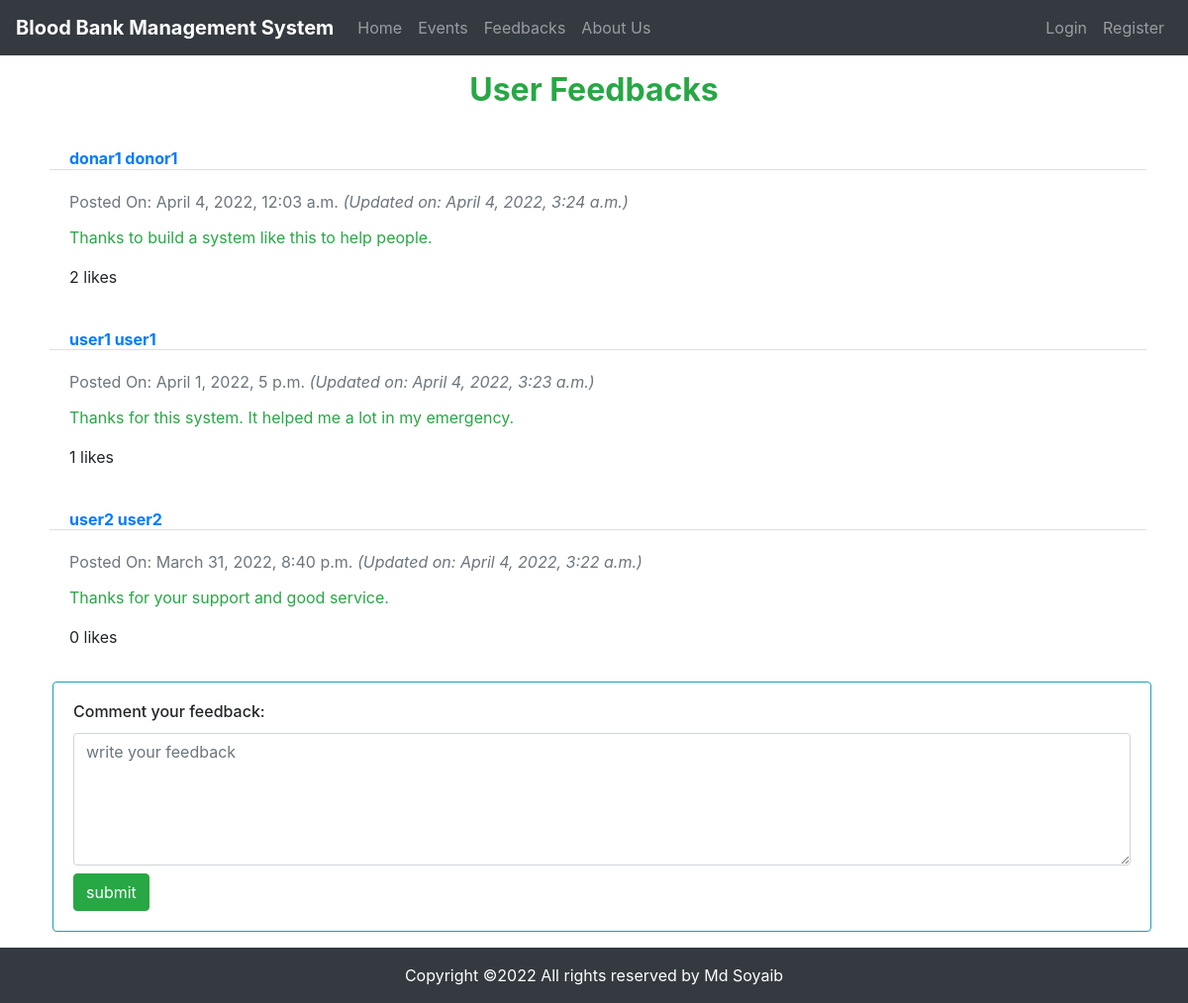
The page /feedback on the database as committed earlier.
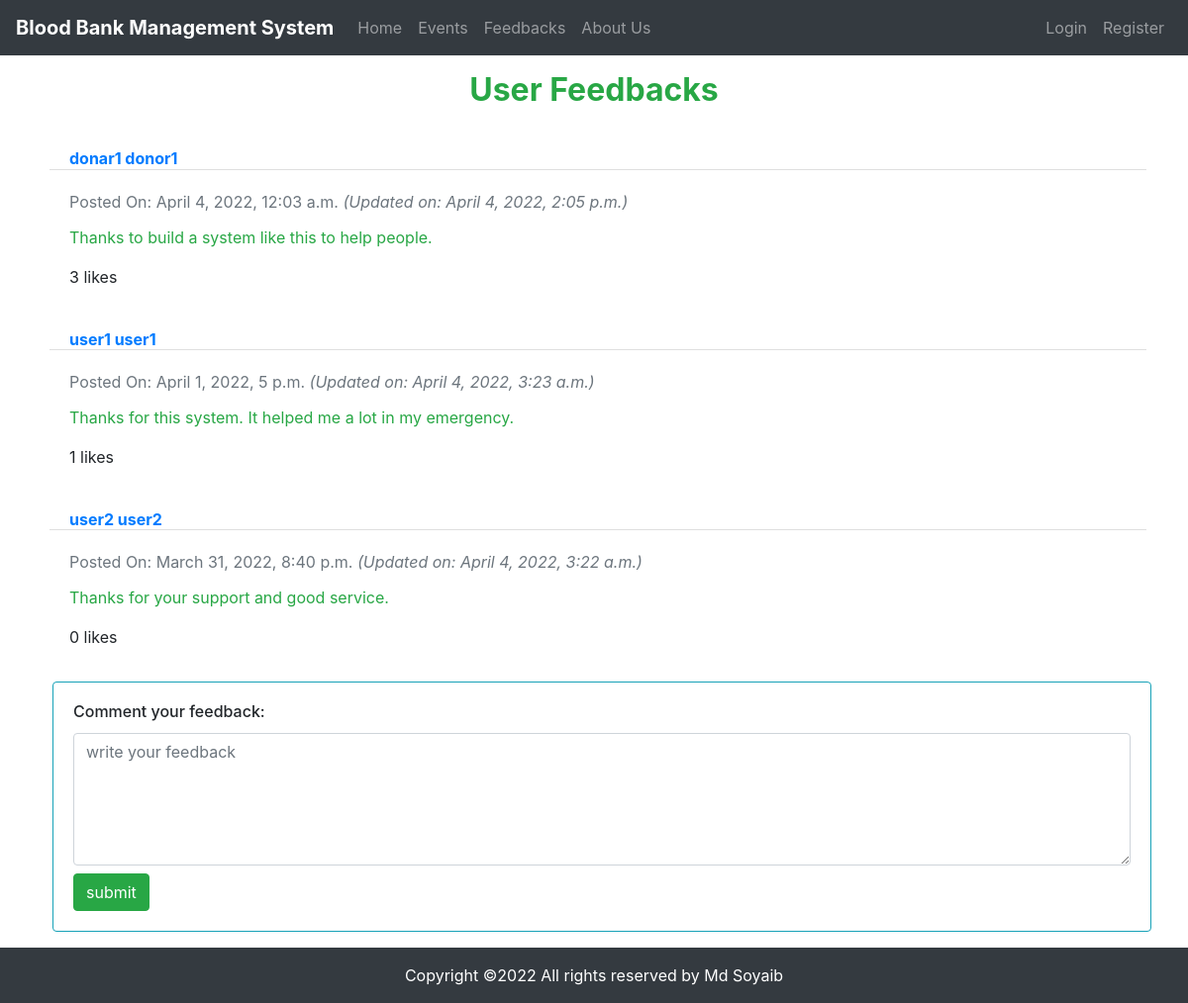
The same page on the database as committed later.
### app/models.py (models this page shows, shortened)
class Feedback(models.Model):
    user = models.ForeignKey(CustomUser, on_delete=models.PROTECT, verbose_name=_("User Name"), null=True, blank=True)
    feedback = models.TextField(null=True, blank=True)
    like = models.PositiveIntegerField(null=True, blank=True, default=0)
    created_at = models.DateTimeField(auto_now_add=True, blank=True, null=True)
    updated_at = models.DateTimeField(auto_now=True, blank=True, null=True)

class CustomUser(AbstractUser):
    email = models.EmailField(max_length=100, blank=True, unique=True, null=True)
    phone = models.CharField(verbose_name=_("Mobile phone"), max_length=14, blank=True, null=True, unique=True)
    city = models.CharField(max_length=50, null=True, blank=True)
    role = models.CharField(max_length=50, null=True, blank=True)
    blood = models.CharField(verbose_name=_("Blood Group"), max_length=10, null=True, blank=True)
    created_at = models.DateTimeField(auto_now_add=True, blank=True, null=True)
    updated_at = models.DateTimeField(auto_now=True, blank=True, null=True)

### app/views.py (the view, shortened to what this page needs)
# urls.py: path('feedback', Feedbacks.as_view(), name="feedback"),
class Feedbacks(View):
    def get(self, request):
        user=request.user
        feedback = Feedback.objects.all().order_by('-id')
        return render(request, 'feedback.html', {'feedback': feedback})

### templates/feedback.html (shortened to what this page needs)
{% extends 'base.html' %}
{% block content %}
    <div class="container">
        <div class="row">
            <div class="col-lg-12 text-center pt-3 pb-3 text-success">
                <h2><b>User Feedbacks</b></h2>
            </div>
            {% for feedback in feedback %}
            <div class="col-lg-12 m-1">
                <div class="card border border-white">
                    <h6 class="card-header bg-white pb-0 text-primary"><b>{{feedback.user.first_name}} {{feedback.user.last_name}}</b></h6>
                    <div class="card-body">
                        <p class="card-title text-secondary pt-0">Posted On: {{feedback.created_at}} <i>(Updated on: {{feedback.updated_at}})</i></p>
                        <p class="card-text text-success">{{feedback.feedback}}</p>
                        {% if user.is_authenticated %}
                        <p class="card-text">
                            <form action="like_feedback/{{feedback.id}}" method="post">
                                {% csrf_token %}
                                {{feedback.like}} likes
                                <button class="btn btn-info" type="submit">Like <i class="fa fa-thumbs-up" aria-hidden="true"></i></a></button>
                            </form>
                        </p>
                        {% else %}
                        <p class="card-text">{{feedback.like}} likes</p>
                        {% endif %}
                    </div>
                </div>
            </div>
            {% endfor %}
            <div class="col-lg-12 ml-2 mt-2 mr-2 mb-3">
                <div class="card border border-info">
                    <div class="card-body">
                        <form method="post" action="feedback">
                            <h6 class="card-title">Comment your feedback: </h6>
                            <textarea class="form-control" rows="5" id="feedback" name="feedback" placeholder="write your feedback"></textarea>
                            <input type="submit" class="fourth ml-0 mt-2 mb-0 btn btn-success" value="submit">
                        </form>
                    </div>
                </div>
            </div>
        </div>
    </div>
{% endblock content %}

Rows that differ between the two databases and show on the page:
changed Feedback "Thanks to build a system like this to help people.": updated_at "April 4, 2022, 3:24 a.m." → "April 4, 2022, 2:05 p.m."; like "2" → "3"
